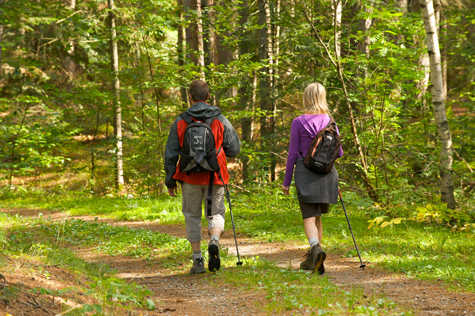
%> input picture codes/donnees_TP5/Images/randonneur.jpg, 475 x 316 px
$ octave exercice_3.m   (GNU Octave 9; MATLAB toolbox functions it lacks are replaced by stand-ins)
%> lines starting %> are read from the running program, lines starting %| are printed output that depends on the picture; in (x1, y1, x2, y2) boxes, pixels count from 0 and x2, y2 are one past the last pixel; in counts of white or black regions, pixels touching at a corner belong together; the program's own positions count from 1
%--------------------------------------------------------------------------
% ENSEEIHT - 2SN MM - Traitement des donnees audio-visuelles
% TP5 - Restauration d'images
% exercice_3 : inpainting par rapie뛞ge (domaine D connu)
%--------------------------------------------------------------------------

clear
close all
clc

% Mise en place de la figure pour affichage :
taille_ecran = get(0,'ScreenSize');
L = taille_ecran(3);
H = taille_ecran(4);
figure('Name','Inpainting par rapiecage',...
	'Position',[0.06*L,0.1*H,0.9*L,0.75*H])

% Lecture de l'image :
u_0 = double(imread('Images/randonneur.jpg'));
[nb_lignes,nb_colonnes,nb_canaux] = size(u_0);
%> nb_lignes = 316; nb_colonnes = 475; nb_canaux = 3
u_max = max(u_0(:));
%> u_max = 255

% Affichage de l'image :
subplot(1,2,1)
	imagesc(max(0,min(1,u_0/u_max)),[0 1])
	axis image off
	title('Image originale','FontSize',20)
	if nb_canaux == 1
		colormap gray
	end

% Lecture du domaine a restaurer :
D = imread('Images/masque_randonneur_2.png');
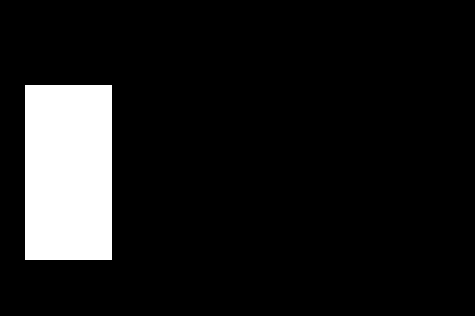
%> input picture codes/donnees_TP5/Images/masque_randonneur_2.png, 475 x 316 px
%> D is the input picture: size 316x475x3 uint8; 10.1% white; 1 white region, box (x1, y1, x2, y2) and area: (25, 85, 112, 260) 15225
D = rgb2gray(D) > 0;

% Affichage de l'image resultat :
u_k = u_0;
for c = 1:nb_canaux
	u_k(:,:,c) = (~D).*u_k(:,:,c);
end
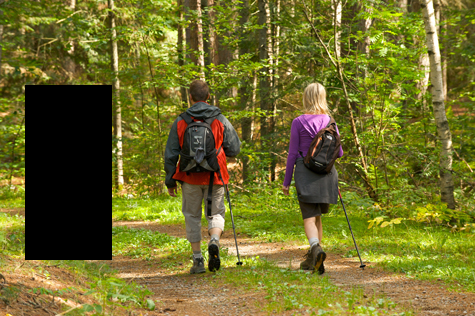
%> u_k: size 316x475x3 double; mean R, G, B 111.6, 108.2, 41
subplot(1,2,2)
	imagesc(max(0,min(1,u_k/u_max)),[0 1])
	axis image off
	title('Image resultat','FontSize',20)
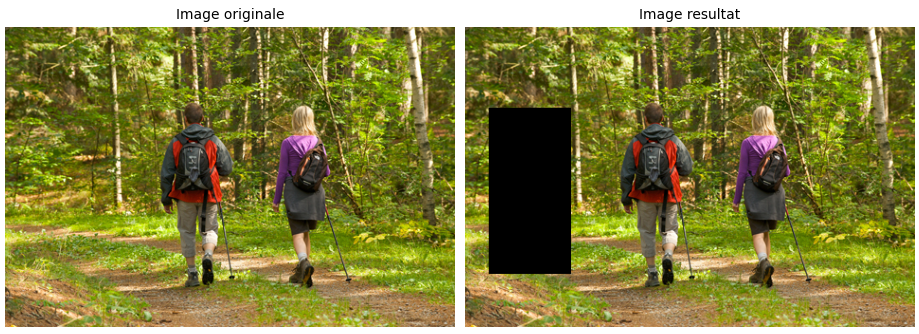
%> figure redrawn from the program's plot data, 2 panels
	if nb_canaux == 1
		colormap gray
	end
drawnow nocallbacks

% Lancement du traitement :
fprintf('Tapez un caractere pour lancer le traitement !\n');
pause

% Initialisation de la frontiere de D :
%> (the run ends here)
